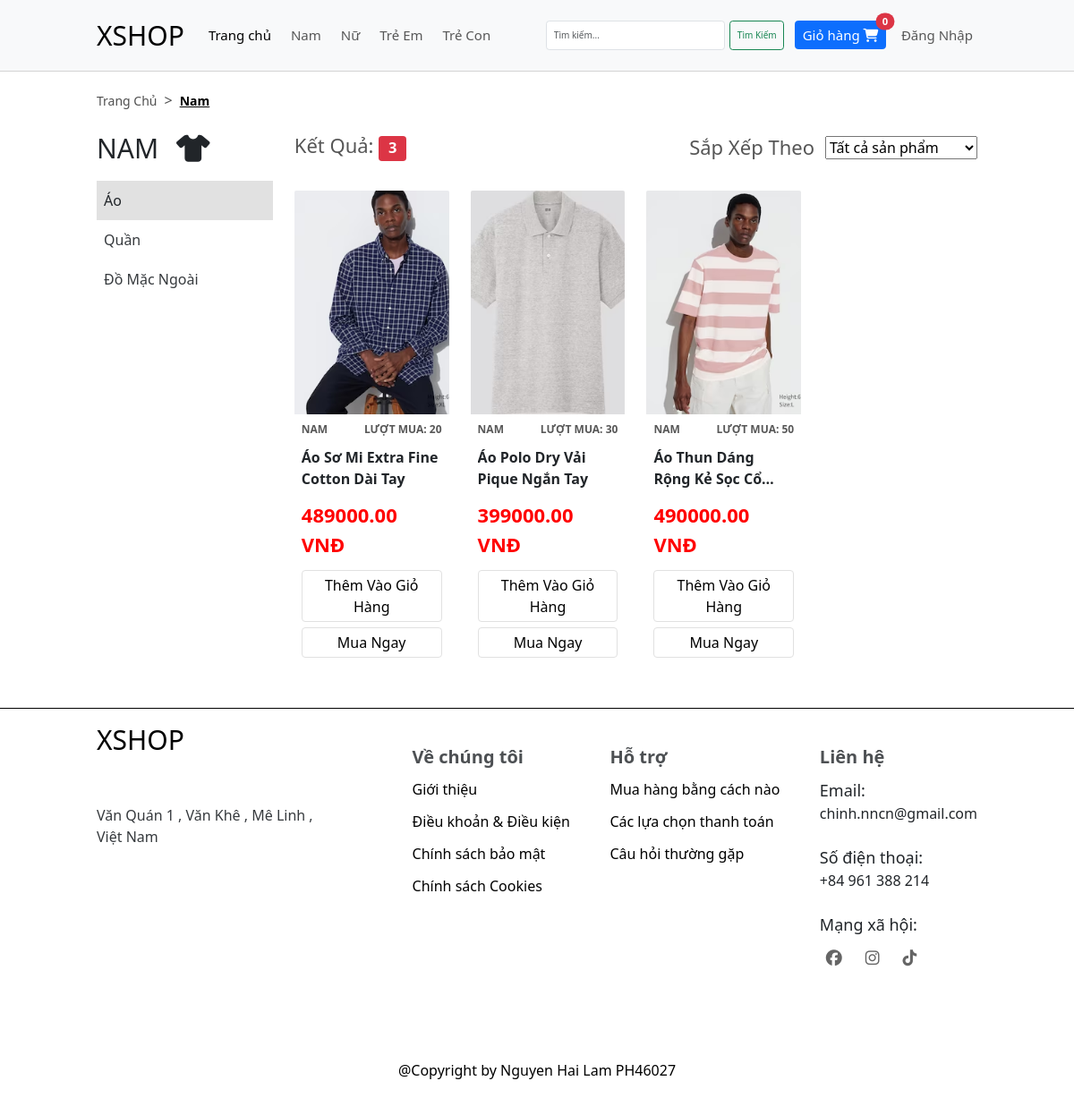
The page /?url=loc&maLoai=1 on the database its author committed.
### tables this page shows
CREATE TABLE `loai` (
  `maLoai` int(11) NOT NULL,
  `tenLoai` varchar(255) NOT NULL
);

CREATE TABLE `danh_muc` (
  `maDanhMuc` int(11) NOT NULL,
  `tenDanhMuc` varchar(255) NOT NULL,
  `maLoai` int(11) NOT NULL
);

CREATE TABLE `san_pham` (
  `maSanPham` int(11) NOT NULL,
  `tenSanPham` varchar(255) NOT NULL,
  `gia` decimal(20,2) NOT NULL,
  `soLuong` int(11) NOT NULL,
  `anh` varchar(255) NOT NULL,
  `moTa` text NOT NULL,
  `luotMua` int(11) NOT NULL DEFAULT 0,
  `trangThai` bit(1) NOT NULL,
  `maDanhMuc` int(11) NOT NULL
);

### app/models/pdo.php (called while the page is built, shortened)
<?php
    function getConnect() {
        try {
            $connect = new PDO(
                "mysql:host=" . DB_HOST .
                ";dbname=" . DB_DATABASE .
                ";charset=" . DB_CHARSET,
                DB_USERNAME,
                DB_PASSWORD
            );
            $connect -> setAttribute(PDO::ATTR_ERRMODE, PDO::ERRMODE_EXCEPTION);
            return $connect;
        }
        catch(PDOException $e) {
            echo "Loi ket noi den database " . $e -> getMessage();
        }
    }
    function getData($sql, $getAll = true) {
        try {
            $connect = getConnect();
            $stmt = $connect -> prepare($sql);
            $stmt -> execute();
        }
        catch(PDOException $e) {
            echo "loi cau lenh: $sql";
        }
        finally {
            unset($connect);
        }
        if($getAll) {
            return $stmt -> fetchAll();
        }
        return $stmt -> fetch();
    }
?>

### app/models/LoaiModel.php (called while the page is built, shortened)
<?php
    require_once "pdo.php";
    function getAllLoai() {
        $sql = "SELECT * FROM loai ORDER BY maLoai";
        return getData($sql);
    }
    function getLoaiID($maLoai) {
        $sql = "SELECT * FROM loai WHERE maLoai = $maLoai";
        return getData($sql,false);
    }
?>

### app/controllers/HomeController.php (called while the page is built, shortened)
<?php
    require_once MODELS_URL . "LoaiModel.php";
    require_once MODELS_URL . "ProductsModel.php";
    require_once MODELS_URL . "DanhMucModel.php";
    function loc() {
        $maLoai = $_GET["maLoai"];
        $loai = getLoaiID($maLoai);
        if(getDanhMucMaLoai($maLoai)) {
            $listDanhMuc = getDanhMucMaLoai($maLoai);
            $maDanhMuc = $listDanhMuc[0]["maDanhMuc"];
            $products = getShowProductsDanhMuc($maDanhMuc);
            $filter = 1;
        }
        include VIEWS_URL . "home/loc.php";
    }
?>

### app/models/DanhMucModel.php (called while the page is built, shortened)
<?php
    require_once "pdo.php";
    function getDanhMucMaLoai($maLoai) {
        $sql = "SELECT * FROM danh_muc WHERE maLoai = $maLoai";
        return getData($sql);
    }
?>

### app/models/ProductsModel.php (called while the page is built, shortened)
<?php
    require_once "pdo.php";
    function getShowProductsDanhMuc($maDanhMuc) {
        $sql = "SELECT A.*, B.tenDanhMuc, C.tenLoai FROM san_pham A
                JOIN danh_muc B ON A.maDanhMuc = B.maDanhMuc
                JOIN loai C ON B.maLoai = C.maLoai
                WHERE A.maDanhMuc = $maDanhMuc AND A.trangThai = 1";
        return getData($sql);
    }
?>

### app/views/products/index.php (the view)
<?php if(isset($products)) : ?>
    <?php foreach($products as $product) : ?>
        <div class="col <?php echo $soCot ?>">
            <div class="product">
                <div class="product-img_wrap">
                    <div class="product-img" style="background-image: url('<?php echo IMAGES_URL . $product["anh"] ?>');"></div>
                </div>
                <div class="product-bottom">
                    <div class="product-features">
                        <p class="product-feature"><?php echo $product["tenLoai"]?></p>
                        <p class="product-feature">LƯỢT MUA: <?php echo $product["luotMua"]?></p>
                    </div>
                    <div class="product-title"><?php echo $product["tenSanPham"]?></div>
                    <div class="product-price"><?php echo $product["gia"]?> vnđ</div>
                    <div class="product-buttons">
                        <a href="#!" class="product-button product-button_add">Thêm Vào Giỏ Hàng</a>
                        <a href="?url=chitietsp&maSanPham=<?php echo $product["maSanPham"]?>" class="product-button">Mua Ngay</a>
                    </div>
                </div>
            </div>
        </div>
    <?php endforeach ?>
<?php endif ?>

### includes/header.php (shortened to what this page needs)
<?php
    require_once MODELS_URL . "LoaiModel.php";
    $listLoai = getAllLoai();
?>
<!DOCTYPE html>
<html lang="en">
<head>
    <link href="https://cdn.jsdelivr.net/npm/bootstrap@5.3.2/dist/css/bootstrap.min.css" rel="stylesheet">
    <link rel="stylesheet" href="https://cdnjs.cloudflare.com/ajax/libs/font-awesome/6.5.1/css/all.min.css" />
    <link rel="stylesheet" href="<?php echo CSS_URL ?>grid.css">
    <link rel="stylesheet" href="<?php echo CSS_URL ?>style.css">
</head>
<body>
    <div class="main">
        <div class="header">
            <nav class="navbar navbar-expand-lg bg-body-tertiary">
                <div class="container-fluid grid wide">
                    <a class="navbar-brand header-logo" href="?">XSHOP</a>
                    <div class="collapse navbar-collapse" id="navbarSupportedContent">
                        <ul class="navbar-nav me-auto mb-2 mb-lg-0">
                            <li class="nav-item">
                                <a class="nav-link active" aria-current="page" href="?">Trang chủ</a>
                            </li>
                            <?php foreach($listLoai as $loai) : ?>
                                <li class="nav-item">
                                    <a class="nav-link" href="?url=loc&maLoai=<?php echo $loai["maLoai"] ?>"><?php echo $loai["tenLoai"]?></a>
                                </li>
                            <?php endforeach ?>
                        </ul>
                        <div class="d-flex">
                            <form action="" method="get" class="d-flex" role="search">
                                <input
                                    class="form-control-custom form-control me-2"
                                    type="search"
                                    placeholder="Tìm kiếm..."
                                    aria-label="Search"
                                    name="keyword"
                                >
                                <button class="btn btn-outline-success" type="submit">Tìm Kiếm</button>
                            </form>
                            <form action="?url=giohang" method="post">
                                <button type="submit" class="btn btn-primary position-relative header-cart-btn nav-item">
                                    Giỏ hàng
                                    <i class="fa-solid fa-cart-shopping"></i>
                                    <span class="position-absolute top-0 start-100 translate-middle badge rounded-pill bg-danger">
                                    0
                                    </span>
                                </button>
                            </form>
                            <ul class="header-navbar-nav-custom navbar-nav me-auto mb-2 mb-lg-0">
                                <?php if(!isset($_COOKIE["maUser"]) || $user["quyen"] !== 0) :?>
                                    <li class="nav-item">
                                        <a class="nav-link" href="?url=dangnhap">Đăng Nhập</a>
                                    </li>
                                <?php endif ?>
                            </ul>
                        </div>
                    </div>
                </div>
            </nav>
        </div>

### app/views/home/loc.php (shortened to what this page needs)
<link rel="stylesheet" href="<?php echo CSS_URL ?>loc.css">
<div class="body">
    <div class="grid wide">
        <div class="directional">
            <a href="?" class="directional-page">Trang chủ</a><span class="directional-icon">></span>
            <a href="#" class="directional-page directional-page--active disabled"><?php echo $loai["tenLoai"]?></a>
        </div>
        <div class="container">
            <div class="type-products">
                <h1 class="type-products_heading">
                    <?php echo $loai["tenLoai"]?>
                    <i class="fa-solid fa-shirt type-products_icon"></i>
                </h1>
                <div class="type-products_items">
                    <?php if(isset($listDanhMuc)) : ?>
                        <?php foreach($listDanhMuc as $danhmuc) : ?>
                        <a
                            class="type-products_item <?php echo $danhmuc["maDanhMuc"] == $maDanhMuc ? 'type-products_item--active disabled' : '' ?>"
                            href="?url=loc&maLoai=<?php echo $maLoai ?>&maDanhMuc=<?php echo $danhmuc["maDanhMuc"]?>"
                        >
                            <?php echo $danhmuc["tenDanhMuc"]?>
                        </a>
                        <?php endforeach ?>
                    <?php endif ?>
                </div>
            </div>
            <div class="filter-products">
                <div class="filter-products_top">
                    <h1 class="filter-text">
                        Kết Quả:
                        <span class="badge bg-danger">
                                <?php echo isset($products) ? count($products) : 0 ?>
                        </span>
                    </h1>
                    <?php if(isset($products) && $products) :?>
                        <form
                            action="?url=loc&maLoai=<?php echo $maLoai ?? '' ?>&maDanhMuc=<?php echo $maDanhMuc ?? '' ?>"
                            method="post"
                            class="form-filter"
                        >
                            <p class="filter-text">Sắp Xếp Theo</p>
                            <select name="filter-type" id="" class="filter-options">
                                <option value="1" <?php echo isset($filter) ? ($filter == 1 ? 'selected' : '') : ''?>>Tất cả sản phẩm</option>
                            </select>
                        </form>
                    <?php endif ?>
                </div>
                <div class="products grid">
                    <div class="row">
                        <?php
                            $soCot = 'l-3';
                            include VIEWS_URL . "products/index.php";
                        ?>
                    </div>
                </div>
            </div>
        </div>
    </div>
</div>

### assets/css/grid.css (style rules this page uses)
.grid { width: 100%; display: block; padding: 0; }
.grid.wide { max-width: 1200px; margin: 0 auto; }
.row { display: flex; flex-wrap: wrap; margin-left: -4px; margin-right: -4px; }
.col { padding-left: 4px; padding-right: 4px; }
@media (min-width: 740px) { .row { margin-left: -8px; margin-right: -8px; } }
@media (min-width: 740px) { .col { padding-left: 8px; padding-right: 8px; } }
@media (min-width: 1113px) { .row { margin-left: -12px; margin-right: -12px; } }
@media (min-width: 1113px) { .col { padding-left: 12px; padding-right: 12px; } }
@media (min-width: 1113px) { .l-1, .l-2, .l-2-4, .l-3, .l-4, .l-5, .l-6, .l-7, .l-8, .l-9, .l-10, .l-11, .l-12 { display: block; } }
@media (min-width: 1113px) { .l-3 { flex: 0 0 25%; max-width: 25%; } }
@media (min-width: 1024px) and (max-width: 1239px) { .wide { width: 984px; } }
@media (min-width: 1024px) and (max-width: 1239px) { .wide .row { margin-left: -12px; margin-right: -12px; } }
@media (min-width: 1024px) and (max-width: 1239px) { .wide .col { padding-left: 12px; padding-right: 12px; } }
@media (min-width: 1024px) and (max-width: 1239px) { .wide .l-1, .wide .l-2, .wide .l-2-4, .wide .l-3, .wide .l-4, .wide .l-5, .wide .l-6, .wide .l-7, .wide .l-8, .wide .l-9, .wide .l-10, .wide .l-11, .wide .l-12 { display: block; } }
@media (min-width: 1024px) and (max-width: 1239px) { .wide .l-3 { flex: 0 0 25%; max-width: 25%; } }

### assets/css/style.css (style rules this page uses)
* { margin: 0; padding: 0; box-sizing: border-box; }
html { font-size: 62.5%; }
button, body { font-size: 1.6rem; }
:root { --primary-color: #f7f7f7; --active-color: #e1e1e1; --header-height: 80px; }
.disabled { pointer-events: none; user-select: none; }
.header { height: var(--header-height); display: flex; align-items: center; position: fixed; top: 0; right: 0; left: 0; width: 100%; z-index: 99; border-bottom: 1px solid #d3d3d3; }
.navbar { flex: 1; height: 100%; }
.container-fluid { height: 100%; }
.header-logo { display: inline-block; font-size: 3rem; }
.form-control-custom { width: 200px; }
.nav-item { margin-left: 12px; font-size: 1.5rem; }
.body { padding-bottom: 40px; margin-top: calc(var(--header-height) + 20px); min-height: 600px; }
.container { padding: 0; margin: 0; display: flex; padding-top: 24px; }
.directional { display: flex; align-items: center; }
.directional-page { font-size: 1.4rem; display: inline-block; text-decoration: none; color: #505050; text-transform: capitalize; }
.directional-page--active { color: #000; font-weight: 600; user-select: none; text-decoration: underline; }
.directional-icon { margin-left: 8px; margin-right: 8px; color: #505050; }
.products { margin-top: 20px; border-radius: 2px; }
.product { margin-top: 12px; }
.product-img_wrap { width: 100%; height: 250px; }
.product-img { border-top-right-radius: 2px; border-top-left-radius: 2px; height: 100%; background-size: cover; background-position: center; }
.product-bottom { padding: 0 8px 16px; }
.product-features { display: flex; justify-content: space-between; margin-top: 8px; color: #585858; font-weight: 650; font-size: 1.2rem; }
.product-feature { text-transform: uppercase; }
.product-title { height: 48px; font-size: 1.6rem; font-weight: 600; display: -webkit-box; -webkit-line-clamp: 2; -webkit-box-orient: vertical; overflow: hidden; text-transform: capitalize; }
.product-price { margin-top: 12px; font-size: 2.2rem; color: red; font-weight: 650; user-select: none; text-transform: uppercase; }
.product-buttons { margin-top: 12px; }
.product-button { border-radius: 4px; padding: 4px; display: block; text-decoration: none; color: #000; border: 1px solid var(--active-color); text-align: center; }
.product-button + .product-button { margin-top: 6px; }

### assets/css/loc.css (style rules this page uses)
.type-products { width: 20%; }
.filter-products { width: 80%; padding-left: 24px; }
.type-products_heading { font-size: 3rem; text-transform: uppercase; }
.type-products_icon { margin-left: 12px; }
.type-products_items { margin-top: 18px; }
.type-products_item { display: block; color: inherit; text-decoration: none; padding: 10px 8px; text-align: left; opacity: 0.9; transition: all linear 0.1s; }
.type-products_item--active { background-color: #e1e1e1; opacity: 1; }
.filter-products_top { display: flex; justify-content: space-between; align-items: center; }
.filter-text { font-size: 2.2rem; font-weight: 500; color: #565656; margin-bottom: 0; }
.form-filter { display: flex; align-items: center; }
.filter-options { margin-left: 12px; }

### rows shown on the page
loai: tenLoai "Nam", tenLoai "NAM"
loai: tenLoai "Nữ"
loai: tenLoai "Trẻ Em"
loai: tenLoai "Trẻ Con"
danh_muc: tenDanhMuc "Áo"
danh_muc: tenDanhMuc "Quần"
danh_muc: tenDanhMuc "Đồ Mặc Ngoài"
san_pham: anh (picture), loai.tenLoai "NAM", luotMua "20", tenSanPham "Áo Sơ Mi Extra Fine Cotton Dài Tay", gia "489000.00"
san_pham: anh (picture), loai.tenLoai "NAM", luotMua "30", tenSanPham "Áo Polo Dry Vải Pique Ngắn Tay", gia "399000.00"
san_pham: anh (picture), loai.tenLoai "NAM", luotMua "50", tenSanPham "Áo Thun Dáng Rộng Kẻ Sọc…", gia "490000.00"

### other values the page prints
count($products) "3"
